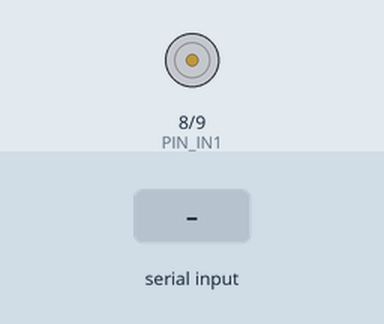
The sketch below on a simulated Arduino Uno, built with avr-gcc and run on an emulated ATmega328P. Parts: motor-driver pin pairs drawn as motors (green arrow = first pin HIGH = forward, orange = second pin HIGH = backward, longer = more drive, scaled by the enable pin). Inputs (shaded band) come from the test bench. What the sketch prints to the serial monitor is not drawn.

Above: at 1.3 s.
1.4 s: "3\n" received over Serial
2.9 s: byte 50 ('2') received over Serial
At 3.3 s:
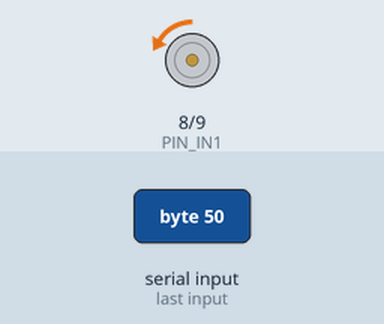
4.4 s: byte 51 ('3') received over Serial
At 5.6 s:
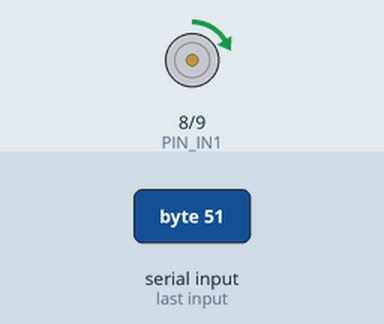
5.9 s: byte 49 ('1') received over Serial
At 6.7 s:
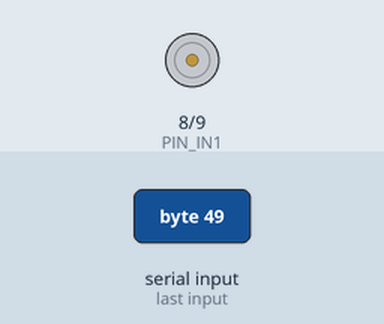
7.4 s: "2\n" received over Serial
At 7.9 s:
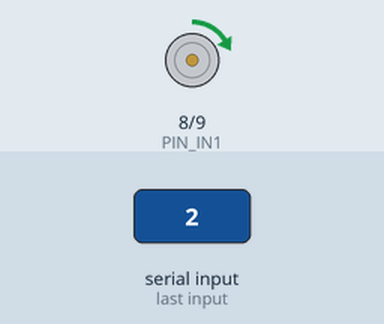
8.9 s: "1\n" received over Serial
At 10.2 s:
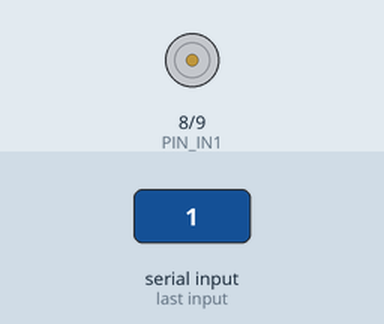
Timing chart, 0 to 11.4 s (numbered marks = the images above; inputs shaded):
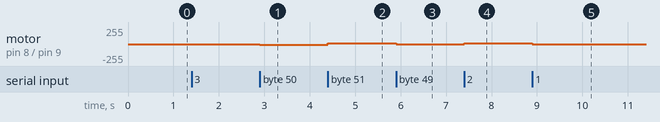

The sketch:

test_code.ino
```cpp
/*
 * [사용법 - 시리얼 모니터]
 * '1': PWM 값 10 감소 (약해짐)
 * '2': PWM 값 10 증가 (강해짐)
 * '3': 작동 모드 변경 (정방향/역방향)
 */

const int PIN_ENA = 10; // PWM 출력 핀 (0~255)
const int PIN_IN1 = 8;  // 방향 제어 핀
const int PIN_IN2 = 9;  // 방향 제어 핀

const int PWM_STEP = 10; // 한 번 누를 때 변할 수치

int currentPwm = 0;      // 현재 PWM 값 (0 ~ 255)
bool isNormalMode = true; // true: 정방향, false: 역방향

void setup() {
  pinMode(PIN_ENA, OUTPUT);
  pinMode(PIN_IN1, OUTPUT);
  pinMode(PIN_IN2, OUTPUT);

  digitalWrite(PIN_IN1, LOW);
  digitalWrite(PIN_IN2, LOW);
  analogWrite(PIN_ENA, 0);

  Serial.begin(9600);
  Serial.println("=== 펠티어 제어 테스트 준비 완료 ===");
  Serial.println("키보드 입력: 1(감소), 2(증가), 3(방향전환)");

  printStatus();
}

void loop() {
  // 모니터로부터 입력
  if (Serial.available() > 0) {
    char input = Serial.read();

    if (input == '\n' || input == '\r' || input == ' ') return;

    // 입력값에 따른 동작 수행
    switch (input) {
      case '1': // 감소
        currentPwm -= PWM_STEP;
        if (currentPwm < 0) currentPwm = 0;
        break;

      case '2': // 증가
        currentPwm += PWM_STEP;
        if (currentPwm > 255) currentPwm = 255;
        break;

      case '3': // 방향 전환
        isNormalMode = !isNormalMode;
        break;

      default:
        // 1, 2, 3 이외의 키 반응 x
        return;
    }

    // 하드웨어에 변경된 값 적용
    applyToDriver();

    // 화면에 현재 상태 출력
    printStatus();
  }
}

// 변경된 변수 값들을 드라이버에 보내는 함수
void applyToDriver() {
  // 방향 제어
  if (isNormalMode) {
    // 정방향
    digitalWrite(PIN_IN1, HIGH);
    digitalWrite(PIN_IN2, LOW);
  } else {
    // 역방향
    digitalWrite(PIN_IN1, LOW);
    digitalWrite(PIN_IN2, HIGH);
  }

  // PWM 제어
  analogWrite(PIN_ENA, currentPwm);
}

// 모니터에 출력하는 함수
void printStatus() {
  Serial.print("현재 상태 -> [ 모드: ");

  if (isNormalMode) {
    Serial.print("정방향");
  } else {
    Serial.print("역방향");
  }

  Serial.print(" ]  |  [ PWM 값: ");
  Serial.print(currentPwm);
  Serial.println(" / 255 ]");
}
```

Measured:
- after the input at 2.9 s, motor on pin 8 (PIN_IN1) / pin 9 (PIN_IN2): stopped → backward 10/255 at once
- after the input at 4.4 s, motor on pin 8 (PIN_IN1) / pin 9 (PIN_IN2): backward 10/255 → forward 10/255 at once
- after the input at 5.9 s, motor on pin 8 (PIN_IN1) / pin 9 (PIN_IN2): forward 10/255 → stopped at once
- after the input at 7.4 s, motor on pin 8 (PIN_IN1) / pin 9 (PIN_IN2): stopped → forward 10/255 at once
- after the input at 8.9 s, motor on pin 8 (PIN_IN1) / pin 9 (PIN_IN2): forward 10/255 → stopped at once
